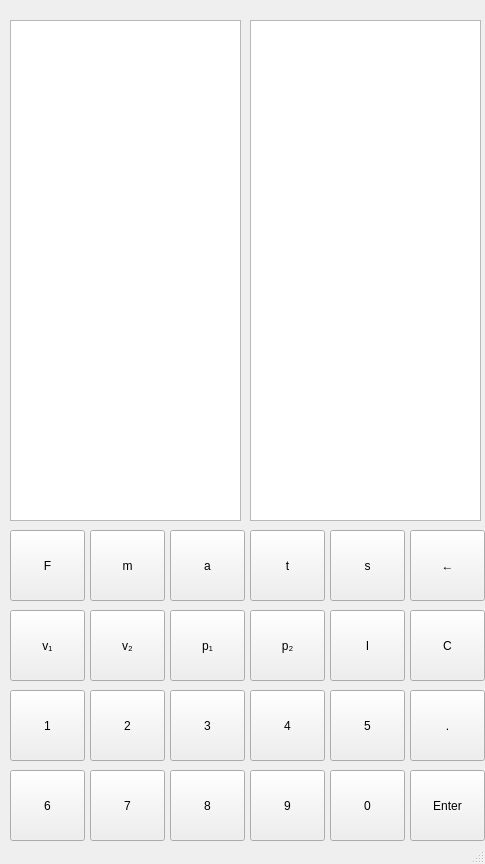
<?xml version="1.0" encoding="UTF-8"?>
<ui version="4.0">
 <class>MainWindow</class>
 <widget class="QMainWindow" name="MainWindow">
  <property name="geometry">
   <rect>
    <x>0</x>
    <y>0</y>
    <width>485</width>
    <height>864</height>
   </rect>
  </property>
  <property name="windowTitle">
   <string>MainWindow</string>
  </property>
  <widget class="QWidget" name="centralwidget">
   <widget class="QPushButton" name="b_6">
    <property name="geometry">
     <rect>
      <x>10</x>
      <y>770</y>
      <width>75</width>
      <height>71</height>
     </rect>
    </property>
    <property name="text">
     <string>6</string>
    </property>
   </widget>
   <widget class="QPushButton" name="b_7">
    <property name="geometry">
     <rect>
      <x>90</x>
      <y>770</y>
      <width>75</width>
      <height>71</height>
     </rect>
    </property>
    <property name="text">
     <string>7</string>
    </property>
   </widget>
   <widget class="QPushButton" name="b_8">
    <property name="geometry">
     <rect>
      <x>170</x>
      <y>770</y>
      <width>75</width>
      <height>71</height>
     </rect>
    </property>
    <property name="text">
     <string>8</string>
    </property>
   </widget>
   <widget class="QPushButton" name="b_0">
    <property name="geometry">
     <rect>
      <x>330</x>
      <y>770</y>
      <width>75</width>
      <height>71</height>
     </rect>
    </property>
    <property name="text">
     <string>0</string>
    </property>
   </widget>
   <widget class="QPushButton" name="b_9">
    <property name="geometry">
     <rect>
      <x>250</x>
      <y>770</y>
      <width>75</width>
      <height>71</height>
     </rect>
    </property>
    <property name="text">
     <string>9</string>
    </property>
   </widget>
   <widget class="QPushButton" name="b_2">
    <property name="geometry">
     <rect>
      <x>90</x>
      <y>690</y>
      <width>75</width>
      <height>71</height>
     </rect>
    </property>
    <property name="text">
     <string>2</string>
    </property>
   </widget>
   <widget class="QPushButton" name="b_5">
    <property name="geometry">
     <rect>
      <x>330</x>
      <y>690</y>
      <width>75</width>
      <height>71</height>
     </rect>
    </property>
    <property name="text">
     <string>5</string>
    </property>
   </widget>
   <widget class="QPushButton" name="b_Enter">
    <property name="geometry">
     <rect>
      <x>410</x>
      <y>770</y>
      <width>75</width>
      <height>71</height>
     </rect>
    </property>
    <property name="text">
     <string>Enter</string>
    </property>
   </widget>
   <widget class="QPushButton" name="b_3">
    <property name="geometry">
     <rect>
      <x>170</x>
      <y>690</y>
      <width>75</width>
      <height>71</height>
     </rect>
    </property>
    <property name="text">
     <string>3</string>
    </property>
   </widget>
   <widget class="QPushButton" name="b_1">
    <property name="geometry">
     <rect>
      <x>10</x>
      <y>690</y>
      <width>75</width>
      <height>71</height>
     </rect>
    </property>
    <property name="text">
     <string>1</string>
    </property>
   </widget>
   <widget class="QPushButton" name="b_4">
    <property name="geometry">
     <rect>
      <x>250</x>
      <y>690</y>
      <width>75</width>
      <height>71</height>
     </rect>
    </property>
    <property name="text">
     <string>4</string>
    </property>
   </widget>
   <widget class="QPushButton" name="b_v2">
    <property name="geometry">
     <rect>
      <x>90</x>
      <y>610</y>
      <width>75</width>
      <height>71</height>
     </rect>
    </property>
    <property name="text">
     <string>v₂</string>
    </property>
   </widget>
   <widget class="QPushButton" name="b_I">
    <property name="geometry">
     <rect>
      <x>330</x>
      <y>610</y>
      <width>75</width>
      <height>71</height>
     </rect>
    </property>
    <property name="text">
     <string>I</string>
    </property>
   </widget>
   <widget class="QPushButton" name="b_Clear">
    <property name="geometry">
     <rect>
      <x>410</x>
      <y>610</y>
      <width>75</width>
      <height>71</height>
     </rect>
    </property>
    <property name="text">
     <string>C</string>
    </property>
   </widget>
   <widget class="QPushButton" name="b_p1">
    <property name="geometry">
     <rect>
      <x>170</x>
      <y>610</y>
      <width>75</width>
      <height>71</height>
     </rect>
    </property>
    <property name="text">
     <string>p₁</string>
    </property>
   </widget>
   <widget class="QPushButton" name="b_v1">
    <property name="geometry">
     <rect>
      <x>10</x>
      <y>610</y>
      <width>75</width>
      <height>71</height>
     </rect>
    </property>
    <property name="text">
     <string>v₁</string>
    </property>
   </widget>
   <widget class="QPushButton" name="b_p2">
    <property name="geometry">
     <rect>
      <x>250</x>
      <y>610</y>
      <width>75</width>
      <height>71</height>
     </rect>
    </property>
    <property name="text">
     <string>p₂</string>
    </property>
   </widget>
   <widget class="QPushButton" name="b_m">
    <property name="geometry">
     <rect>
      <x>90</x>
      <y>530</y>
      <width>75</width>
      <height>71</height>
     </rect>
    </property>
    <property name="text">
     <string>m</string>
    </property>
   </widget>
   <widget class="QPushButton" name="b_s">
    <property name="geometry">
     <rect>
      <x>330</x>
      <y>530</y>
      <width>75</width>
      <height>71</height>
     </rect>
    </property>
    <property name="text">
     <string>s</string>
    </property>
   </widget>
   <widget class="QPushButton" name="b_erase">
    <property name="geometry">
     <rect>
      <x>410</x>
      <y>530</y>
      <width>75</width>
      <height>71</height>
     </rect>
    </property>
    <property name="text">
     <string>←</string>
    </property>
   </widget>
   <widget class="QPushButton" name="b_a">
    <property name="geometry">
     <rect>
      <x>170</x>
      <y>530</y>
      <width>75</width>
      <height>71</height>
     </rect>
    </property>
    <property name="text">
     <string>a</string>
    </property>
   </widget>
   <widget class="QPushButton" name="b_f">
    <property name="geometry">
     <rect>
      <x>10</x>
      <y>530</y>
      <width>75</width>
      <height>71</height>
     </rect>
    </property>
    <property name="text">
     <string>F</string>
    </property>
   </widget>
   <widget class="QPushButton" name="b_t">
    <property name="geometry">
     <rect>
      <x>250</x>
      <y>530</y>
      <width>75</width>
      <height>71</height>
     </rect>
    </property>
    <property name="text">
     <string>t</string>
    </property>
   </widget>
   <widget class="QListWidget" name="list_out">
    <property name="geometry">
     <rect>
      <x>250</x>
      <y>20</y>
      <width>231</width>
      <height>501</height>
     </rect>
    </property>
   </widget>
   <widget class="QListWidget" name="list_in">
    <property name="geometry">
     <rect>
      <x>10</x>
      <y>20</y>
      <width>231</width>
      <height>501</height>
     </rect>
    </property>
   </widget>
   <widget class="QPushButton" name="b_dot">
    <property name="geometry">
     <rect>
      <x>410</x>
      <y>690</y>
      <width>75</width>
      <height>71</height>
     </rect>
    </property>
    <property name="text">
     <string>.</string>
    </property>
   </widget>
  </widget>
  <widget class="QStatusBar" name="statusbar"/>
 </widget>
 <resources/>
 <connections/>
</ui>
